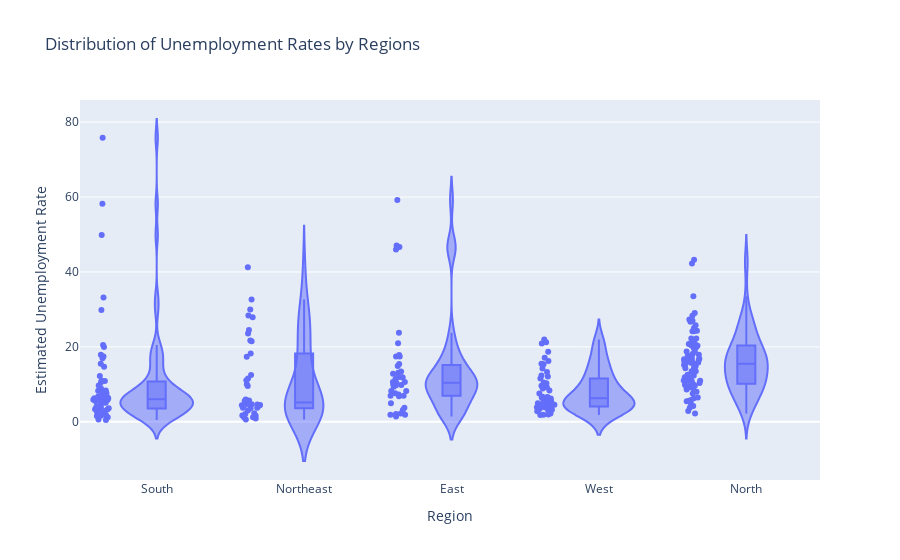

The code cell stored with this chart in its notebook:
### Code cell
fig = px.violin(
    df,
    x='Region',
    y='Estimated Unemployment Rate',
    title='Distribution of Unemployment Rates by Regions',
    box=True,  # Include box plot inside the violin
    points='all',  # Show individual data points
)

fig.show()

### Figure 1 — Plotly figure (JSON) as saved in the notebook; plotly's stock layout.template omitted (floating-point values rounded to 4 significant figures; data arrays with more than 128 entries replaced by an {"elided": "..."} marker saying what was removed)
{"data": [{"alignmentgroup": "True", "box": {"visible": true}, "hovertemplate": "Region=%{x}<br>Estimated Unemployment Rate=%{y}<extra></extra>", "legendgroup": "", "marker": {"color": "#636efa"}, "name": "", "offsetgroup": "", "orientation": "v", "points": "all", "scalegroup": "True", "showlegend": false, "type": "violin", "x": {"elided": "267 str values"}, "x0": " ", "xaxis": "x", "y": {"elided": "267 float values"}, "y0": " ", "yaxis": "y"}], "layout": {"legend": {"tracegroupgap": 0}, "title": {"text": "Distribution of Unemployment Rates by Regions"}, "violinmode": "group", "xaxis": {"anchor": "y", "domain": [0, 1], "title": {"text": "Region"}}, "yaxis": {"anchor": "x", "domain": [0, 1], "title": {"text": "Estimated Unemployment Rate"}}}}
